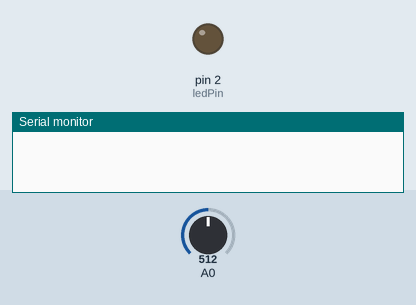
A sketch run on a simulated Arduino Uno, built with avr-gcc and run on an emulated ATmega328P. Parts: output pins drawn as LEDs (lit = HIGH), the last lines printed to the serial monitor. The test bench sets the inputs (shaded band); at power-on: A0 = 512.

Above: at 0.1 s.
At 1.1 s:
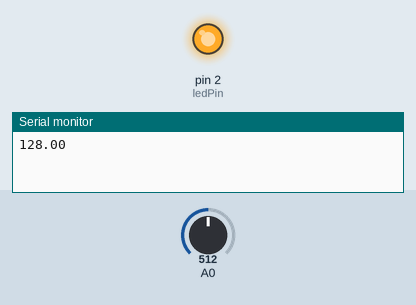
Timing chart, 0 to 2.6 s (numbered marks = the images above):
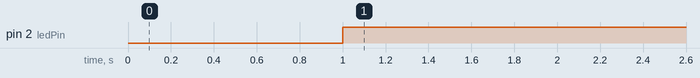

Measured:
- by itself, pin 2 (ledPin): LOW → HIGH at 1.0 s

The sketch:

08._Smart_Light.ino
```cpp
const int ledPin = 2;

void setup() {

  pinMode(ledPin, OUTPUT);
  Serial.begin(115200);

}

void loop() {

  int sensorValue = analogRead(A0);
  delay(1000);
  float dutyCycle = sensorValue * (256.0/1024.0);
  Serial.println(dutyCycle);
  analogWrite(ledPin, dutyCycle);

}
```
